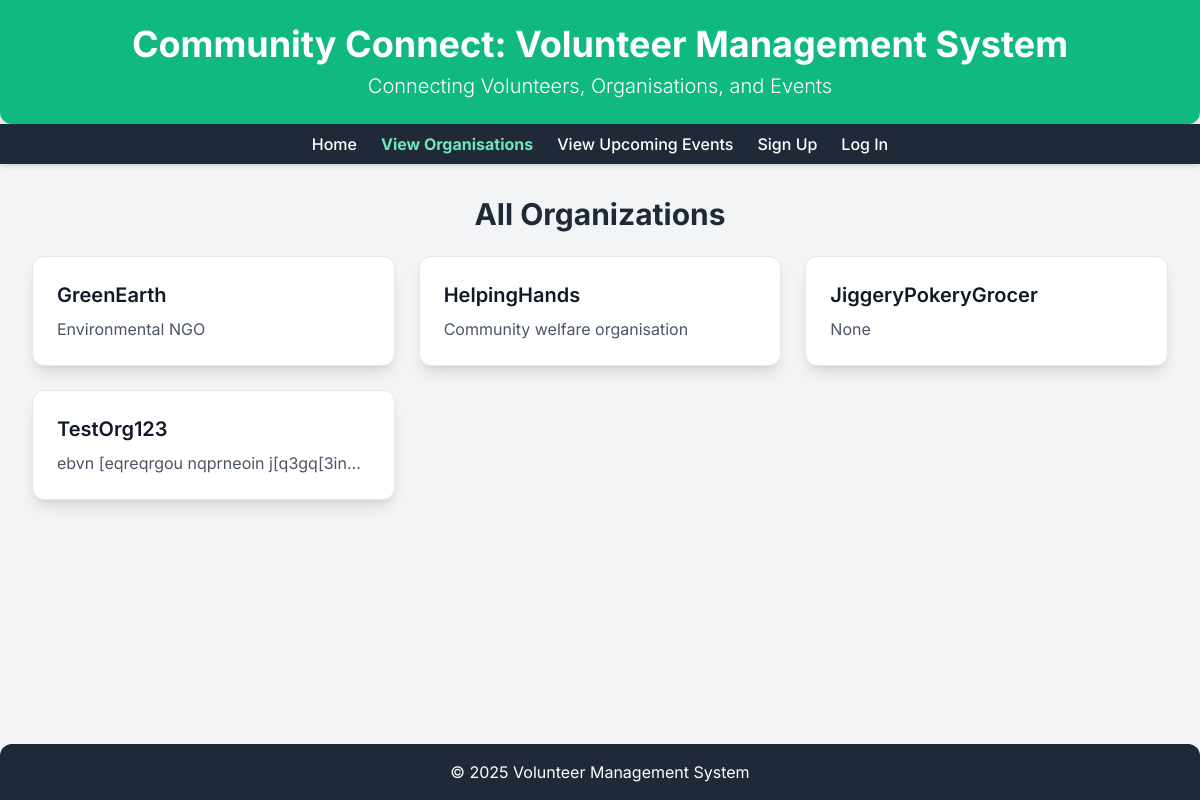
The app's page /organisations with its own data.
### tables this page shows
CREATE TABLE Organisations (
    ID INTEGER PRIMARY KEY,
    Password TEXT NOT NULL CHECK(length(Password) <= 20),
    Name TEXT NOT NULL UNIQUE CHECK(length(Name) <= 20),
    WebsiteURL TEXT CHECK(WebsiteURL LIKE 'http%' AND length(WebsiteURL) <= 50),
    Address TEXT NOT NULL CHECK(length(Address) <= 30),
    Description TEXT CHECK(length(Description) <= 300),
    Email TEXT NOT NULL UNIQUE CHECK(length(Email) <= 30),
    Verified BOOLEAN NOT NULL DEFAULT False
);

### app.py (the view)
@app.route("/organisations")
def organisations():
    db = get_db()
    cur = db.execute("SELECT * FROM Organisations ORDER BY Name ASC")
    organisations = cur.fetchall()
    return render_template("organisations.html", organisations=organisations)

### app.py (called while the page is built)
def get_db():
    db = getattr(g, '_database', None)
    if db is None:
        db = g._database = sqlite3.connect(DATABASE)
        db.row_factory = sqlite3.Row  # lets you access results like dicts
    return db

@app.teardown_appcontext
def close_connection(exception):
    db = getattr(g, '_database', None)
    if db is not None:
        db.close()

### templates/organisations.html (shortened to what this page needs)
<!DOCTYPE html>
<html lang="en">
<head>
    <script src="https://cdn.tailwindcss.com"></script>
</head>
<body class="flex flex-col min-h-screen">
    <header class="bg-emerald-500 text-white p-6 text-center rounded-b-xl shadow-lg">
        <h1 class="text-4xl font-bold">Community Connect: Volunteer Management System</h1>
        <p class="mt-2 text-xl font-light">Connecting Volunteers, Organisations, and Events</p>
    </header>
    <nav class="bg-gray-800 p-2 text-center shadow-md">
        <div class="max-w-4xl mx-auto flex justify-center space-x-6">
            <a href="/" class="text-white hover:text-emerald-300 font-medium transition-colors">Home</a>
            <a href="/organisations" class="text-emerald-300 font-bold transition-colors">View Organisations</a>
            <a href="/events" class="text-white hover:text-emerald-300 font-medium transition-colors">View Upcoming Events</a>
            {% if session["user_type"] %}
                {% if session["user_type"] == "volunteer" %}
                    <a href="/signups" class="text-white hover:text-emerald-300 font-medium transition-colors">My Signups</a>
                    <a href="/edit_profile" class="text-white hover:text-emerald-300 font-medium transition-colors">Edit Profile</a>
                    <a href="/logout" class="text-white hover:text-emerald-300 font-medium transition-colors">Log Out</a>
                {% elif session["user_type"] == "organisation" %}
                    <a href="/signups" class="text-white hover:text-emerald-300 font-medium transition-colors">Signups</a>
                    <a href="/edit_profile" class="text-white hover:text-emerald-300 font-medium transition-colors">Edit Profile</a>
                    <a href="/logout" class="text-white hover:text-emerald-300 font-medium transition-colors">Log Out</a>
                {% endif %}
            {% else %}
                <a href="/signup" class="text-white hover:text-emerald-300 font-medium transition-colors">Sign Up</a>
                <a href="/login" class="text-white hover:text-emerald-300 font-medium transition-colors">Log In</a>
            {% endif %}
        </div>
    </nav>
    <main class="p-8 flex-grow">
        <div class="max-w-6xl mx-auto">
            <section>
                <h2 class="text-3xl font-bold text-gray-800 mb-6 text-center">All Organizations</h2>
                <div id="organizations-grid" class="grid sm:grid-cols-1 md:grid-cols-2 lg:grid-cols-3 gap-6">
                    {% for org in organisations %}
                        <div class="org-card bg-white p-6 rounded-xl shadow-lg border border-gray-200 cursor-pointer transition-transform transform hover:scale-105"
                            data-org-name="{{ org['Name'] }}"
                            data-org-description="{{ org['Description'] }}"
                            data-org-contact="{{ org['Email'] }}">
                            <h3 class="text-xl font-semibold mb-2 text-gray-900">{{ org['Name'] }}</h3>
                            <p class="text-gray-600 truncate">{{ org['Description'] }}</p>
                        </div>
                    {% endfor %}
                </div>
            </section>
        </div>
    </main>
    <footer class="bg-gray-800 text-white p-4 text-center mt-auto shadow-inner rounded-t-xl">
        <p>&copy; 2025 Volunteer Management System</p>
    </footer>
</body>
</html>

### templates/organisations.html (style rules this page uses)
body { font-family: 'Inter', sans-serif; background-color: #f3f4f6; color: #1f2937; }

### records on screen
Organisations: Name "GreenEarth", Description "Environmental NGO"
Organisations: Name "HelpingHands", Description "Community welfare organisation"
Organisations: Name "JiggeryPokeryGrocer", Description "None"
Organisations: Name "TestOrg123", Description "ebvn [eqreqrgou nqprneoin j[q3gq[3in…"
